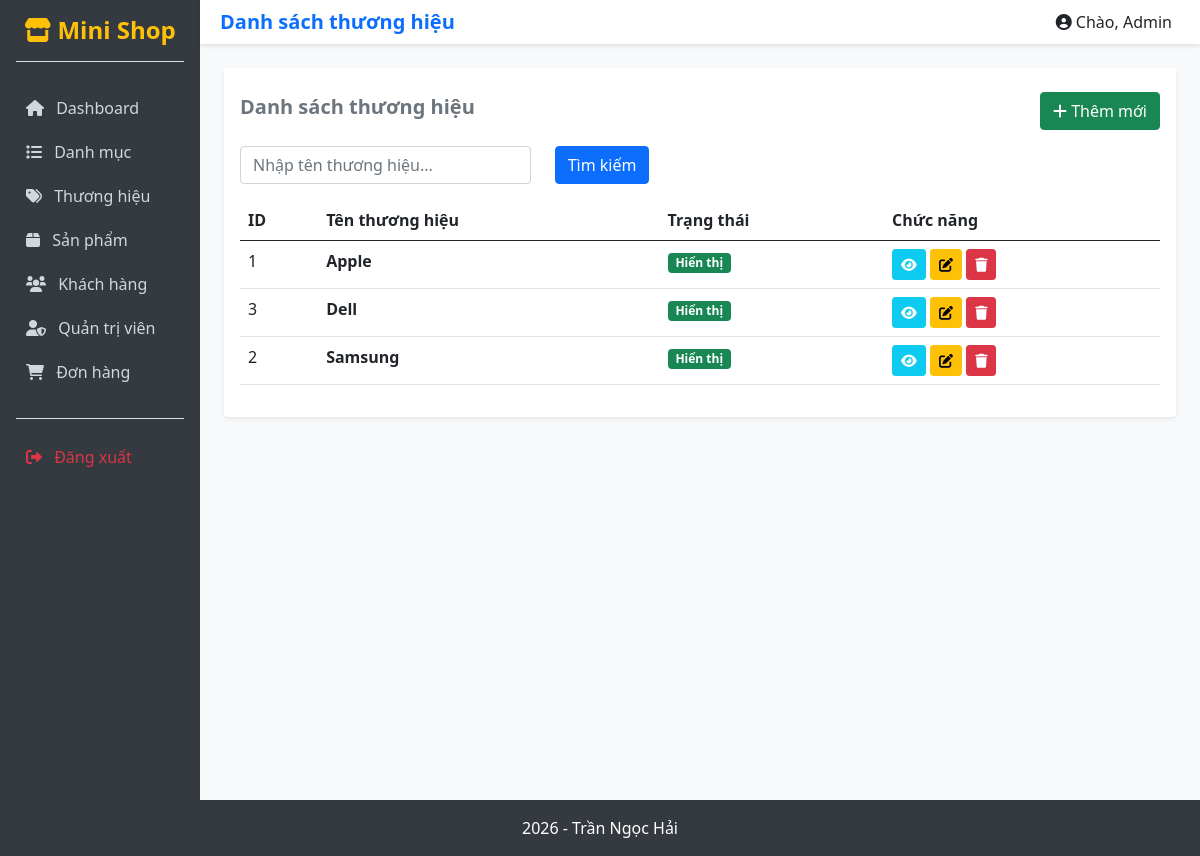
The page /views/admin/brands/ on the database as committed earlier.
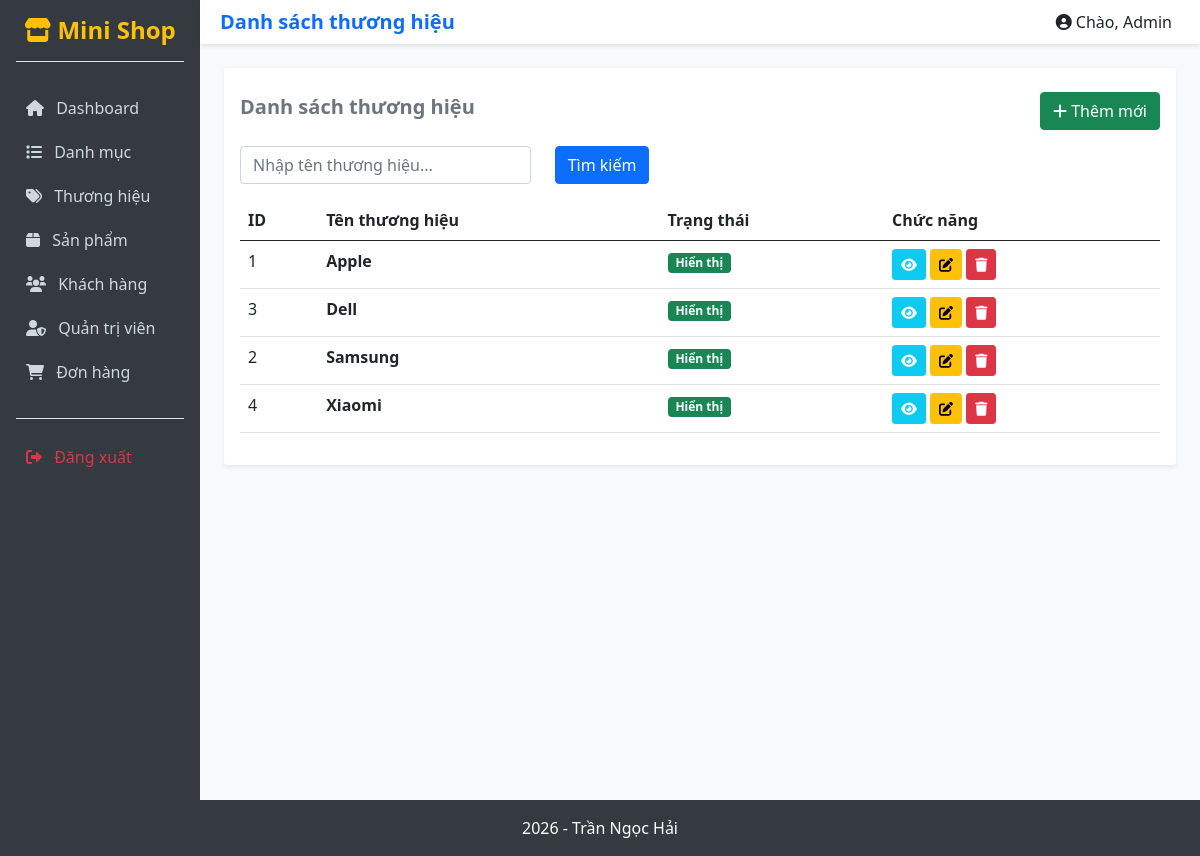
The same page on the database as committed later.
### tables this page shows
CREATE TABLE `brands` (
  `id` int(11) NOT NULL,
  `brandname` varchar(100) NOT NULL,
  `slug` varchar(150) DEFAULT NULL,
  `image` varchar(255) DEFAULT NULL,
  `description` text DEFAULT NULL,
  `status` tinyint(1) DEFAULT 1,
  `created_at` datetime DEFAULT current_timestamp(),
  `updated_at` datetime DEFAULT current_timestamp() ON UPDATE current_timestamp()
);

### config/Database.php (called while the page is built, shortened)
<?php
class Database {
    protected string $host = "localhost";
    protected string $database = "tranngochai_database";
    protected string $username = "root";
    protected string $password = "";
    protected function connect(): void {
        try {
            $this->conn = new mysqli(
                $this->host,
                $this->username,
                $this->password,
                $this->database
            );
        } catch (Exception $e) {
            echo "Lỗi: " . $e->getMessage();
        }
    }
}
?>

### dao/BrandDAO.php (called while the page is built, shortened)
<?php
require_once __DIR__ . "/BaseDAO.php";
require_once __DIR__ . "/../models/Brand.php";
class BrandDAO extends BaseDAO {
    public function getAll($keyword = "") {
        $list = [];
        try {
            $sql = "SELECT * FROM brands";
            $sql .= " ORDER BY brandname";
            if (!empty($keyword)) {
                $stmt = $this->prepare($sql);
                $param = "%" . $keyword . "%";
                $stmt->bind_param("s", $param);
                $stmt->execute();
                $result = $stmt->get_result();
            } else {
                $result = $this->executeQuery($sql);
            }
            while ($row = $result->fetch_assoc()) {
                $brand = new Brand($row["brandname"], $row["slug"], $row["image"], $row["description"], (int)$row["status"]);
                $brand->id = (int)$row["id"];
                $brand->createdAt = $row["created_at"];
                $brand->updatedAt = $row["updated_at"];
                $list[] = $brand;
            }
        } catch (Exception $e) { throw $e; }
        return $list;
    }
}
?>

### dao/BaseDAO.php (called while the page is built, shortened)
<?php
require_once __DIR__ . "/../config/Database.php";
class BaseDAO extends Database {
    protected function executeQuery(string $sql) {
        return $this->conn->query($sql);
    }
}
?>

### models/Brand.php (called while the page is built, shortened)
<?php
class Brand {
    public function __construct(string $brandname = "", string $slug = "", ?string $image = null, ?string $description = null, int $status = 1) {
        $this->brandname = $brandname;
        $this->status = $status;
    }
}
?>

### views/admin/brands/index.php (the view, shortened to what this page needs)
<?php
require_once "../../../dao/BrandDAO.php";
$dao = new BrandDAO();
$keyword = trim($_GET["keyword"] ?? "");
$brands = $dao->getAll($keyword);
$pageTitle = "Danh sách thương hiệu";
?>
<div class="card shadow-sm border-0">
    <div class="card-header bg-white border-0 pt-4 pb-0 d-flex justify-content-between align-items-center">
        <h5 class="fw-bold text-secondary">Danh sách thương hiệu</h5>
        <a href="create.php" class="btn btn-success"><i class="fa-solid fa-plus"></i> Thêm mới</a>
    </div>
    <div class="card-body">
        <form class="row mb-3" method="GET">
            <div class="col-md-4">
                <input type="text" name="keyword" class="form-control" placeholder="Nhập tên thương hiệu..." value="<?= htmlspecialchars($keyword) ?>">
            </div>
            <div class="col-md-2">
                <button type="submit" class="btn btn-primary">Tìm kiếm</button>
            </div>
        </form>
        <?php if(empty($brands)) { ?>
            <div class="alert alert-warning">Không tìm thấy dữ liệu.</div>
        <?php } else { ?>
            <table class="table table-hover">
                <thead><tr><th>ID</th><th>Tên thương hiệu</th><th>Trạng thái</th><th>Chức năng</th></tr></thead>
                <tbody>
                    <?php foreach ($brands as $item) { ?>
                    <tr>
                        <td><?= $item->id ?></td>
                        <td class="fw-bold"><?= htmlspecialchars($item->brandname) ?></td>
                        <td><?= $item->status == 1 ? '<span class="badge bg-success">Hiển thị</span>' : '<span class="badge bg-secondary">Ẩn</span>' ?></td>
                        <td>
                            <a href="detail.php?id=<?= $item->id ?>" class="btn btn-sm btn-info text-white"><i class="fa-solid fa-eye"></i></a>
                            <a href="edit.php?id=<?= $item->id ?>" class="btn btn-sm btn-warning"><i class="fa-solid fa-pen-to-square"></i></a>
                            <form method="POST" onsubmit="return confirm('Bạn có chắc muốn xóa?');" class="d-inline">
                                <button type="submit" name="btnDelete" class="btn btn-sm btn-danger"><i class="fa-solid fa-trash"></i></button>
                            </form>
                        </td>
                    </tr>
                    <?php } ?>
                </tbody>
            </table>
        <?php } ?>
    </div>
</div>
<?php $content = ob_get_clean(); include "../layouts/master.php"; ?>

### views/admin/layouts/header.php (shortened to what this page needs)
<!DOCTYPE html>
<html lang="vi">
<head>
    <link href="/MiniShop_TranNgocHai/assets/bootstrap.min.css" rel="stylesheet">
    <link rel="stylesheet" href="https://cdnjs.cloudflare.com/ajax/libs/font-awesome/6.0.0/css/all.min.css">
    <link rel="stylesheet" href="/MiniShop_TranNgocHai/assets/css/style.css">
</head>
<body>
    <div class="container-fluid p-0">
        <div class="row g-0">

### views/admin/layouts/sidebar.php
<div class="col-md-2 sidebar p-3">
    <h4 class="text-center text-warning fw-bold mb-4 border-bottom pb-3"><i class="fa-solid fa-store"></i> Mini Shop</h4>
    <ul class="list-unstyled">
        <li><a href="/MiniShop_TranNgocHai/views/admin/dashboard.php"><i class="fa-solid fa-house me-2"></i> Dashboard</a></li>
        <li><a href="/MiniShop_TranNgocHai/views/admin/categories/"><i class="fa-solid fa-list me-2"></i> Danh mục</a></li>
        <li><a href="/MiniShop_TranNgocHai/views/admin/brands/"><i class="fa-solid fa-tags me-2"></i> Thương hiệu</a></li>
        <li><a href="/MiniShop_TranNgocHai/views/admin/products/"><i class="fa-solid fa-box me-2"></i> Sản phẩm</a></li>
        <li><a href="/MiniShop_TranNgocHai/views/admin/customers/"><i class="fa-solid fa-users me-2"></i> Khách hàng</a></li>
        <li><a href="/MiniShop_TranNgocHai/views/admin/users/"><i class="fa-solid fa-user-shield me-2"></i> Quản trị viên</a></li>
        <li><a href="/MiniShop_TranNgocHai/views/admin/orders/"><i class="fa-solid fa-cart-shopping me-2"></i> Đơn hàng</a></li>
        <li class="mt-4 border-top pt-3"><a href="#" class="text-danger"><i class="fa-solid fa-right-from-bracket me-2"></i> Đăng xuất</a></li>
    </ul>
</div>

### views/admin/layouts/master.php
<?php include __DIR__ . "/header.php"; ?>
<?php include __DIR__ . "/sidebar.php"; ?>
<div class="col-md-10">
    <div class="topbar d-flex justify-content-between align-items-center">
        <h5 class="m-0 text-primary fw-bold"><?= isset($pageTitle) ? $pageTitle : "Bảng điều khiển" ?></h5>
        <div class="user-info">
            <span class="me-2"><i class="fa-solid fa-user-circle"></i> Chào, Admin</span>
        </div>
    </div>
    <div class="p-4">
        <?= isset($content) ? $content : "" ?>
    </div>
<?php include __DIR__ . "/footer.php"; ?>

### views/admin/layouts/footer.php (shortened to what this page needs)
</div>
</div>
</div>
<footer class="text-white text-center py-3" style="background-color: #343a40;">
    2026 - Trần Ngọc Hải
</footer>
</body>
</html>
</html>

### assets/css/style.css (style rules this page uses)
body { background-color: #f8f9fa; }
.sidebar { min-height: 100vh; background-color: #343a40; color: white; }
.sidebar a { color: #cfd8dc; text-decoration: none; padding: 10px; display: block; }
.topbar { background-color: white; padding: 10px 20px; box-shadow: 0 2px 4px rgba(0,0,0,0.1); }

Rows that differ between the two databases and show on the page:
added brands: id "4", brandname "Xiaomi", status "Hiển thị"
